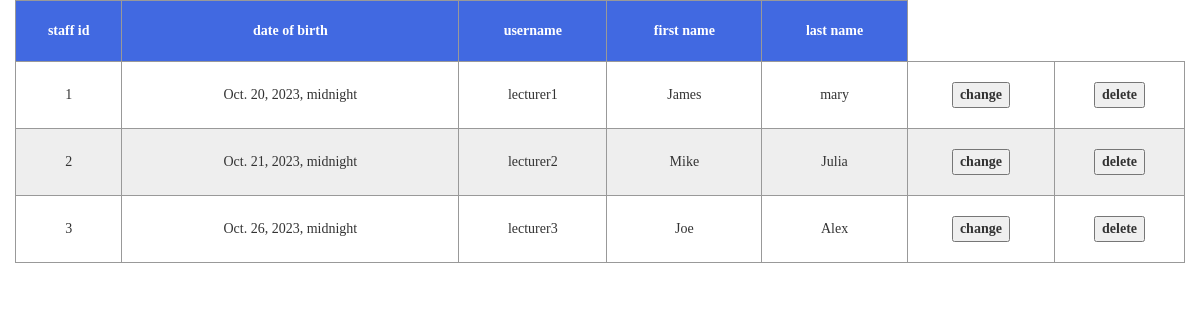
The page /select_lecturer/ (signed in) on the database its author committed.
### WEB1/models.py (models this page shows)
class Lecturer(models.Model):
    staff_id = models.AutoField(primary_key=True)
    DOB = models.DateTimeField()
    user = models.OneToOneField(User,on_delete=models.SET_NULL,null=True)

### WEB1/view_set/lecturer_view.py (the view)
# urls.py: path('select_lecturer/',lecturer_view.select_lecturer,name='select_lecturer'),
@login_required
@permission_required('WEB1.view_lecturer',raise_exception=True)
def select_lecturer(request):
    if request.method == 'GET':
        l = Lecturer.objects.all()
        return render(request,'select_lecturer.html',{'mylecturer':l})

### templates/select_lecturer.html (shortened to what this page needs)
<!DOCTYPE html>
<html lang="en">
<head>
    <link rel="stylesheet" href="../static/css/bootstrap.css">
    <link rel="stylesheet" href="../static/css/animate.css">
    <link rel="stylesheet" href="../static/css/font-awesome.min.css">
    <link rel="stylesheet" href="../static/css/plugins/nprogress/nprogress.css">
    <link rel="stylesheet" href="../static/css/plugins/metisMenu/metisMenu.css">
    <link rel="stylesheet" href="../static/css/style.css">
</head>
<body class="">
    <div class="content">
        <div class="row">
            <div class="col-sm-12">
                <table id="table" class="animated fadeInRight" data-row-style="rowStyle" data-mobile-responsive="true">
                  <thead style="text-align: center">
                    <tr>
                        <th>staff id</th>
                        <th>date of birth</th>
                        <th>username</th>
                        <th>first name</th>
                        <th>last name</th>
                    </tr>
                  </thead>
                    <tr>
                        {% for l in mylecturer %}
                           <tr>
                               <td>{{ l.staff_id }}</td>
                               <td>{{ l.DOB }}</td>
                               <td>{{ l.user.username }}</td>
                               <td>{{ l.user.first_name }}</td>
                               <td>{{ l.user.last_name }}</td>
                            <th><button onclick="window.location.href='{% url 'change_lecturer' %}?cid={{ l.staff_id }}'">change</button></th>
                            <th><button onclick="deleteLecturer({{ l.staff_id }})">delete</button></th>
                           </tr>
                        {% endfor %}
                    </tr>
                </table>
            </div>
        </div>
    </div>
</body>
</html>

### static/css/style.css (style rules this page uses)
html, body { height: 100%; overflow-x: hidden; font-family: Microsoft YaHei; }
body { margin: 0; }
.row { margin-right: 0; margin-left: 0; }
table { width: 100%; border-collapse: collapse; }
th,td { border: 1px solid #999; text-align: center; padding: 20px 0; }
table thead tr { background-color: #4169E1; color: #fff; }
table tbody tr:nth-child(odd) { background-color: #eee; }

### rows shown on the page
Lecturer: staff_id "1", DOB "Oct. 20, 2023, midnight", user.username "lecturer1", user.first_name "James", user.last_name "mary"
Lecturer: staff_id "2", DOB "Oct. 21, 2023, midnight", user.username "lecturer2", user.first_name "Mike", user.last_name "Julia"
Lecturer: staff_id "3", DOB "Oct. 26, 2023, midnight", user.username "lecturer3", user.first_name "Joe", user.last_name "Alex"
